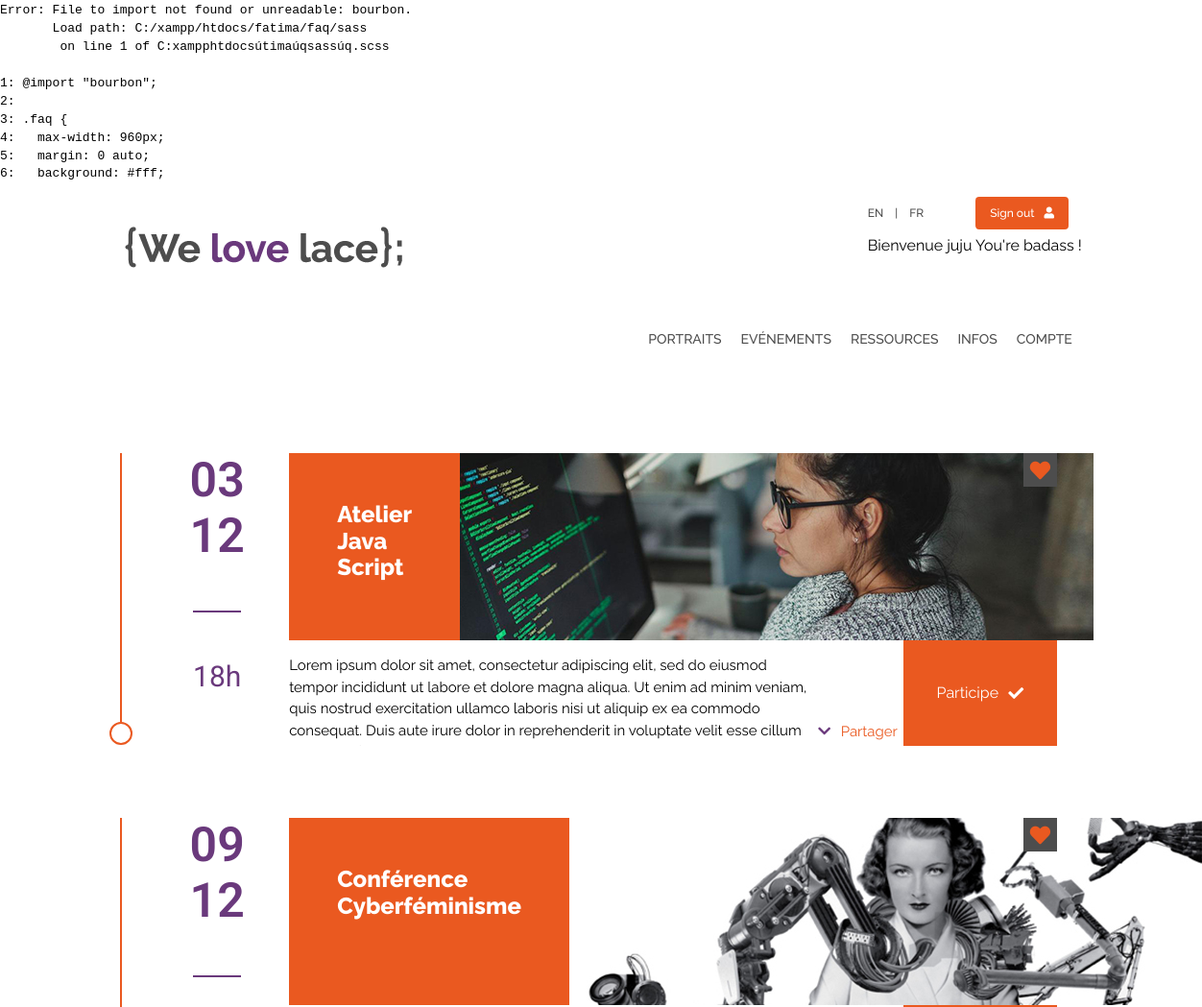
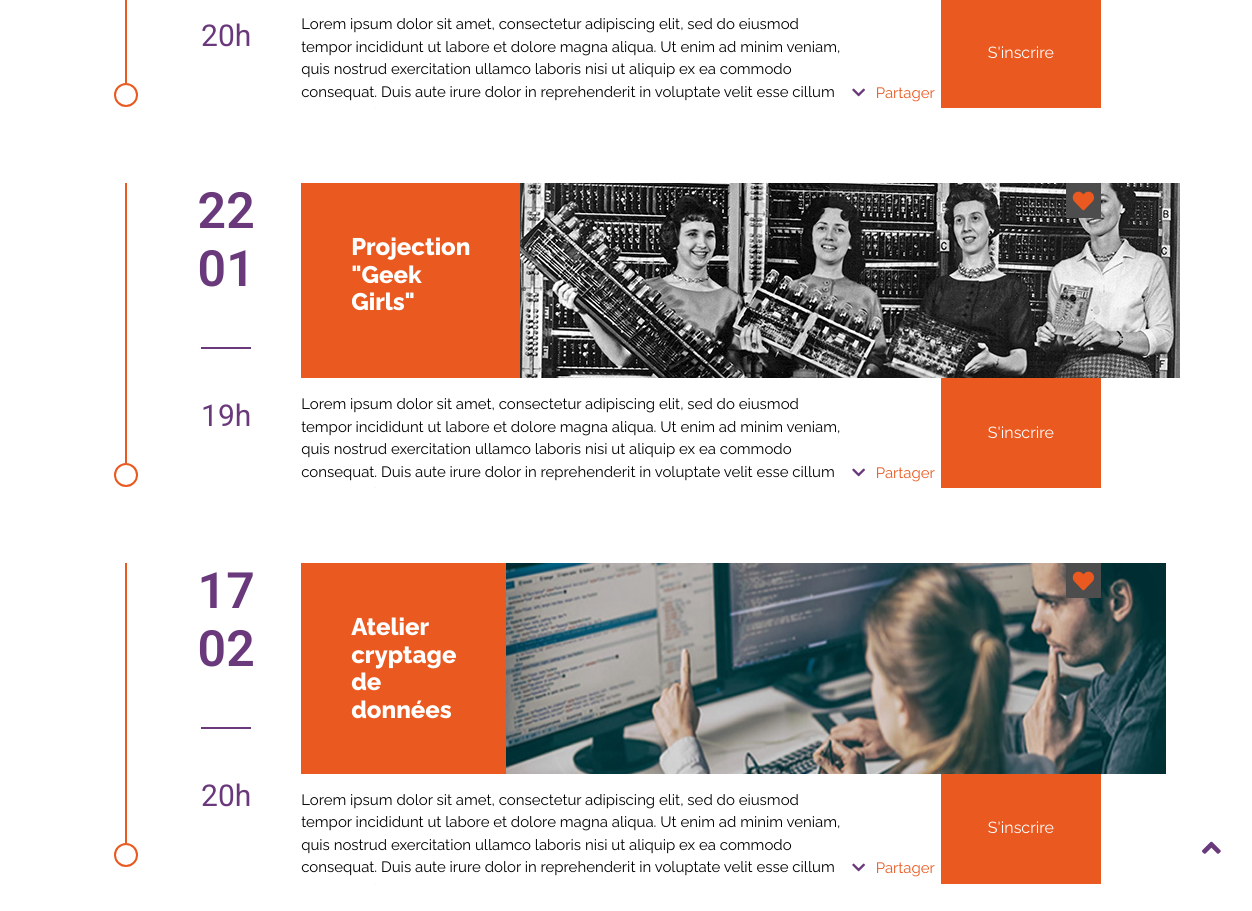
The app's page /juju/index.php?page=evenement (signed in) with its own data (2 pictures, top to bottom).
### tables this page shows
CREATE TABLE `t_evenement` (
  `id` smallint(6) NOT NULL,
  `nom` varchar(100) NOT NULL,
  `lieu` varchar(100) NOT NULL,
  `date` date NOT NULL,
  `heure` time NOT NULL,
  `description` text NOT NULL,
  `type` varchar(100) NOT NULL,
  `image` varchar(50) NOT NULL
);

### juju/pages/evenement.php (the view, shortened to what this page needs)
<?php
require_once('./config.php');
try {
    $pdo = new PDO(MYSQL_DSN, DB_USER, DB_PWD);
} catch (PDOExeption $e){
    echo $e->getMessage();
    $pdo = null ;
    die();
}
$sql = 'SELECT *, t_evenement.id as id, DATE_FORMAT(date, "%d") as jour, DATE_FORMAT(date, "%m") as mois FROM                   t_evenement';
$statement = $pdo->query($sql);
$t_evenement = $statement->fetchAll(PDO::FETCH_ASSOC);
if(isset($_SESSION['id'])) {
    $statement2 = $pdo->prepare('SELECT idEvenement FROM t_like WHERE idPersonne = :idPersonne');
    $statement2->bindValue(':idPersonne', $_SESSION['id'], PDO::PARAM_INT);
    $statement2->execute();
    $t_like = $statement2->fetchAll(PDO::FETCH_ASSOC);
    $arrLike=[];
    foreach ($t_like as $cle => $valeur){
        $arrLike[] =  $valeur['idEvenement'];
    }
    $statement3 = $pdo->prepare('SELECT idEvenement FROM t_participation WHERE idPersonne = :idPersonne');
    $statement3->bindValue(':idPersonne', $_SESSION['id'], PDO::PARAM_INT);
    $statement3->execute();
    $t_participation = $statement3->fetchAll(PDO::FETCH_ASSOC);
    $arrParticipation=[];
    foreach ($t_participation as $cle => $valeur){
        $arrParticipation[] =  $valeur['idEvenement'];
    }
}
?>
<div id="eventSection">
<?php
    for($i = 0; $i < count($t_evenement); $i++){
        $time = explode(":", $t_evenement[$i]['heure']);
        echo '<div class="eventParent"><div class="dateHeure"><div class="date"><p>'  . $t_evenement[$i]['jour'] . '</p><p>' . $t_evenement[$i]['mois'] . '</p></div><p>' . $time[0] . 'h</p></div>';
        echo '<div class="eventDetail"><div class="nomImg"><h2>' . $t_evenement[$i]['nom'] . '</h2>';
        if(isset($_SESSION['id'])) {
                if(in_array ($t_evenement[$i]['id'], $arrLike)) {
                    echo '<button data-id="' .  $t_evenement[$i]['id'] . '" class="like boutonLike" disable><i class="fas fa-heart fa-lg"></i></button>';
                }
                else {
                    echo '<button data-id="' .  $t_evenement[$i]['id'] . '" class="boutonLike"><i class="fas fa-heart fa-lg"></i></button>';
                }
        }
        else {
            echo '<button data-id="' .  $t_evenement[$i]['id'] . '"><i class="fas fa-heart fa-lg"></i></button>';
        }
        echo '<img src="./img/evenements/' . $t_evenement[$i]['image'] . '.jpg"></div><div class="descriptionIns"><div class="description" id="' . $t_evenement[$i]['id'] . '"><p>' . $t_evenement[$i]['description'] . '</p><button class="descriptionBtn" id="' . $t_evenement[$i]['id'] . '"><i class="fas fa-chevron-right fa-rotate-90"></i></button><button class="facebook-share" data-js="facebook-share">Partager</button></div>';
        if(isset($_SESSION['id'])) {
            if(in_array($t_evenement[$i]['id'], $arrParticipation)) {
                echo '<button class="inscriptionBtn inscription" data-id="' .  $t_evenement[$i]['id'] . '">Participe<i class="fas fa-check"></i></button>';
            }
            else {
                echo '<button class="inscriptionBtn" data-id="' .  $t_evenement[$i]['id'] . '">S\'inscrire</button>';
            }
        }
        else {
                echo '<button class="inscriptionBtn" data-id="' .  $t_evenement[$i]['id'] . '">S\'inscrire</button>';
            }
        echo '</div></div></div>';
    }
?>

### juju/style/stylejuju.css (style rules this page uses)
*, nav #navigationMenu { font-family: "Raleway"; }
#compteSection, #headerTop, nav, #portraitSection, #ressourceSection, #sign div, #eventSection, #info { width: 80%; margin-top: 50px; margin-left: auto; margin-right: auto; margin-bottom: 50px; }
#compteSection #profil::before, #compteSection .eventParent::before, #sign > div::before, .eventParent::before, #mailer::before, #map::before, #faqParent::before { content: ''; display: inline-block; position: relative; top: 100%; left: -13px; width: 20px; height: 20px; border-radius: 50%; color: white; border: 2px solid #ea5920; }
* { box-sizing: border-box; }
h2 { font-family: Raleway; color: #ea5920; font-weight: 800; }
#eventSection { margin-top: 100px; }
.eventParent { padding: 0; display: flex; flex-wrap: wrap; border-left: 2px solid #ea5920; position: relative; height: 280px; margin-bottom: 100px; }
.dateHeure { margin: 0; display: flex; flex-direction: column; justify-content: space-between; align-items: center; width: 15%; height: 300px; color: #6a397c; }
.dateHeure .date { font-weight: 600; font-size: 50px; margin: 0; }
.dateHeure .date p { margin: 0; font-family: Roboto; }
.dateHeure > p { border-top: 2px solid #6a397c; padding-top: 50px; margin-bottom: 50px; font-size: 30px; font-weight: 400; font-family: Roboto; }
.eventDetail { width: 80%; }
.nomImg { margin: 0; display: flex; height: auto; position: relative; }
.nomImg h2 { background-color: #ea5920; color: white; width: 40%; margin: 0; padding: 50px; }
.nomImg img { width: 100%; margin: 0; }
.nomImg button { border: none; width: 35px; height: 35px; line-height: 35px; display: block; text-align: center; vertical-align: middle; position: absolute; right: 0; top: 0; color: white; background-color: #4d4d4d; }
.descriptionIns { margin: 0; display: flex; height: 110px; }
.descriptionIns .description { font-size: 15px; line-height: 1.5; display: flex; width: 80%; overflow: hidden; }
.descriptionIns .description button { position: relative; top: 40px; color: #ea5920; border: none; background-color: white; }
.descriptionIns .description button i { color: #6a397c; }
.descriptionIns .inscriptionBtn { width: 20%; background-color: #ea5920; border: none; color: white; text-decoration: none; padding: 20px; display: flex; align-items: center; justify-content: center; cursor: pointer; }
.descriptionIns .inscriptionBtn i { margin-left: 10px; }
.like i { color: #ea5920; background-color: transparent; transition: 0.5s; }

### records on screen
t_evenement: jour "03", mois "12", heure "18", nom "Atelier Java Script", image (picture), description "Lorem ipsum dolor sit amet, consectetur adipiscing elit, sed do eiusmod tempor incididunt ut labore et dolore magna aliqua. Ut enim ad minim veniam, quis nostrud exercitation ullamco laboris nisi ut aliquip ex ea commodo consequat. Duis aute irure dolor in reprehenderit in voluptate velit esse cillum…"
t_evenement: jour "09", mois "12", heure "20", nom "Conférence Cyberféminisme", image (picture), description "Lorem ipsum dolor sit amet, consectetur adipiscing elit, sed do eiusmod tempor incididunt ut labore et dolore magna aliqua. Ut enim ad minim veniam, quis nostrud exercitation ullamco laboris nisi ut aliquip ex ea commodo consequat. Duis aute irure dolor in reprehenderit in voluptate velit esse cillum…"
t_evenement: jour "22", mois "01", heure "19", nom "Projection \"Geek Girls\"", image (picture), description "Lorem ipsum dolor sit amet, consectetur adipiscing elit, sed do eiusmod tempor incididunt ut labore et dolore magna aliqua. Ut enim ad minim veniam, quis nostrud exercitation ullamco laboris nisi ut aliquip ex ea commodo consequat. Duis aute irure dolor in reprehenderit in voluptate velit esse cillum…"
t_evenement: jour "17", mois "02", heure "20", nom "Atelier cryptage de données", image (picture), description "Lorem ipsum dolor sit amet, consectetur adipiscing elit, sed do eiusmod tempor incididunt ut labore et dolore magna aliqua. Ut enim ad minim veniam, quis nostrud exercitation ullamco laboris nisi ut aliquip ex ea commodo consequat. Duis aute irure dolor in reprehenderit in voluptate velit esse cillum…"

### other values on screen
$_SESSION['pseudo'] "juju"
